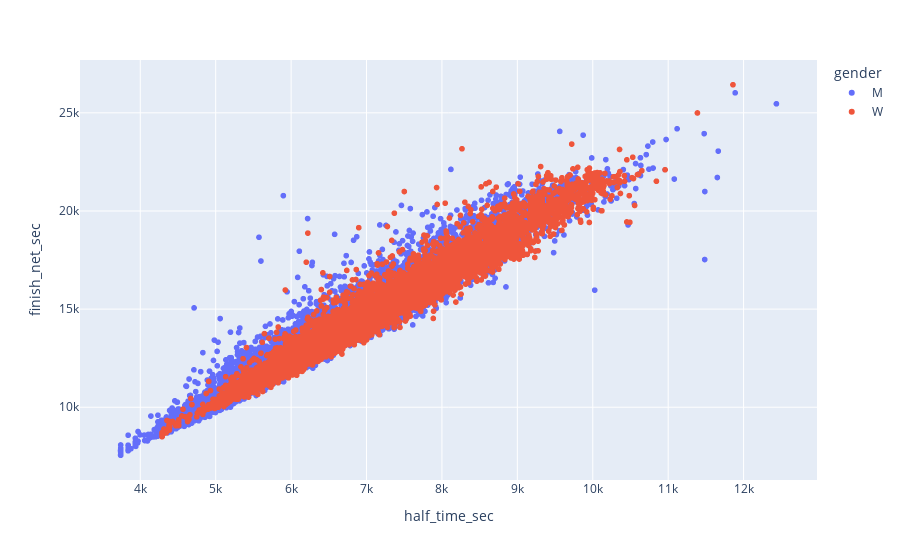

Here is the notebook cell this chart was saved with:
### Code cell
import plotly.express as px

fig = px.scatter(data, x = "half_time_sec", y="finish_net_sec", color="gender")
fig.show()

### Figure 1 — Plotly figure (JSON) as saved in the notebook; plotly's stock layout.template omitted (floating-point values rounded to 4 significant figures; data arrays with more than 128 entries replaced by an {"elided": "..."} marker saying what was removed)
{"data": [{"hovertemplate": "gender=M<br>half_time_sec=%{x}<br>finish_net_sec=%{y}<extra></extra>", "legendgroup": "M", "marker": {"color": "#636efa", "symbol": "circle"}, "mode": "markers", "name": "M", "showlegend": true, "type": "scattergl", "x": {"elided": "15175 int values"}, "xaxis": "x", "y": {"elided": "15175 int values"}, "yaxis": "y"}, {"hovertemplate": "gender=W<br>half_time_sec=%{x}<br>finish_net_sec=%{y}<extra></extra>", "legendgroup": "W", "marker": {"color": "#EF553B", "symbol": "circle"}, "mode": "markers", "name": "W", "showlegend": true, "type": "scattergl", "x": {"elided": "11423 int values"}, "xaxis": "x", "y": {"elided": "11423 int values"}, "yaxis": "y"}], "layout": {"legend": {"title": {"text": "gender"}, "tracegroupgap": 0}, "margin": {"t": 60}, "xaxis": {"anchor": "y", "domain": [0, 1], "title": {"text": "half_time_sec"}}, "yaxis": {"anchor": "x", "domain": [0, 1], "title": {"text": "finish_net_sec"}}}}
